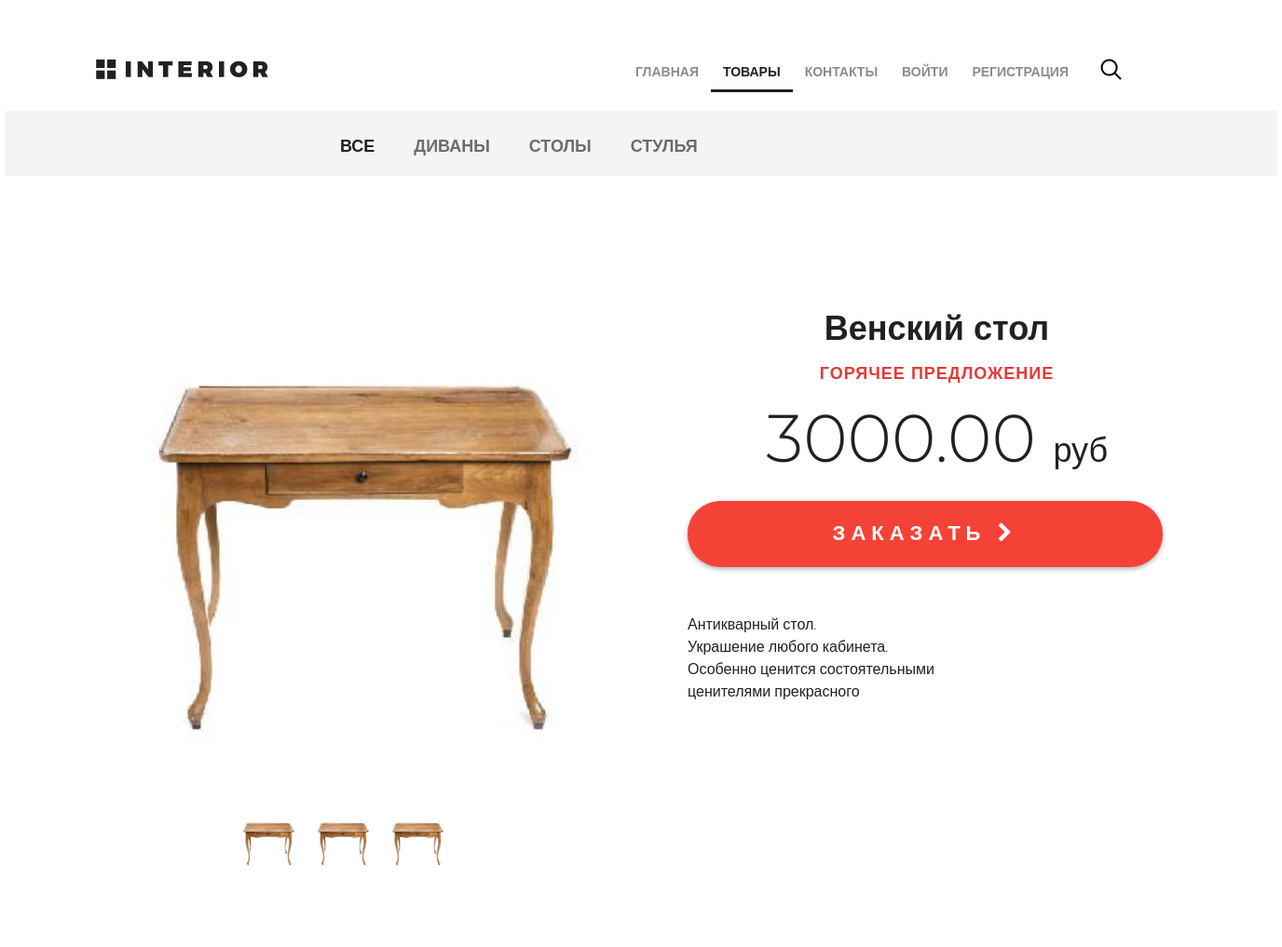
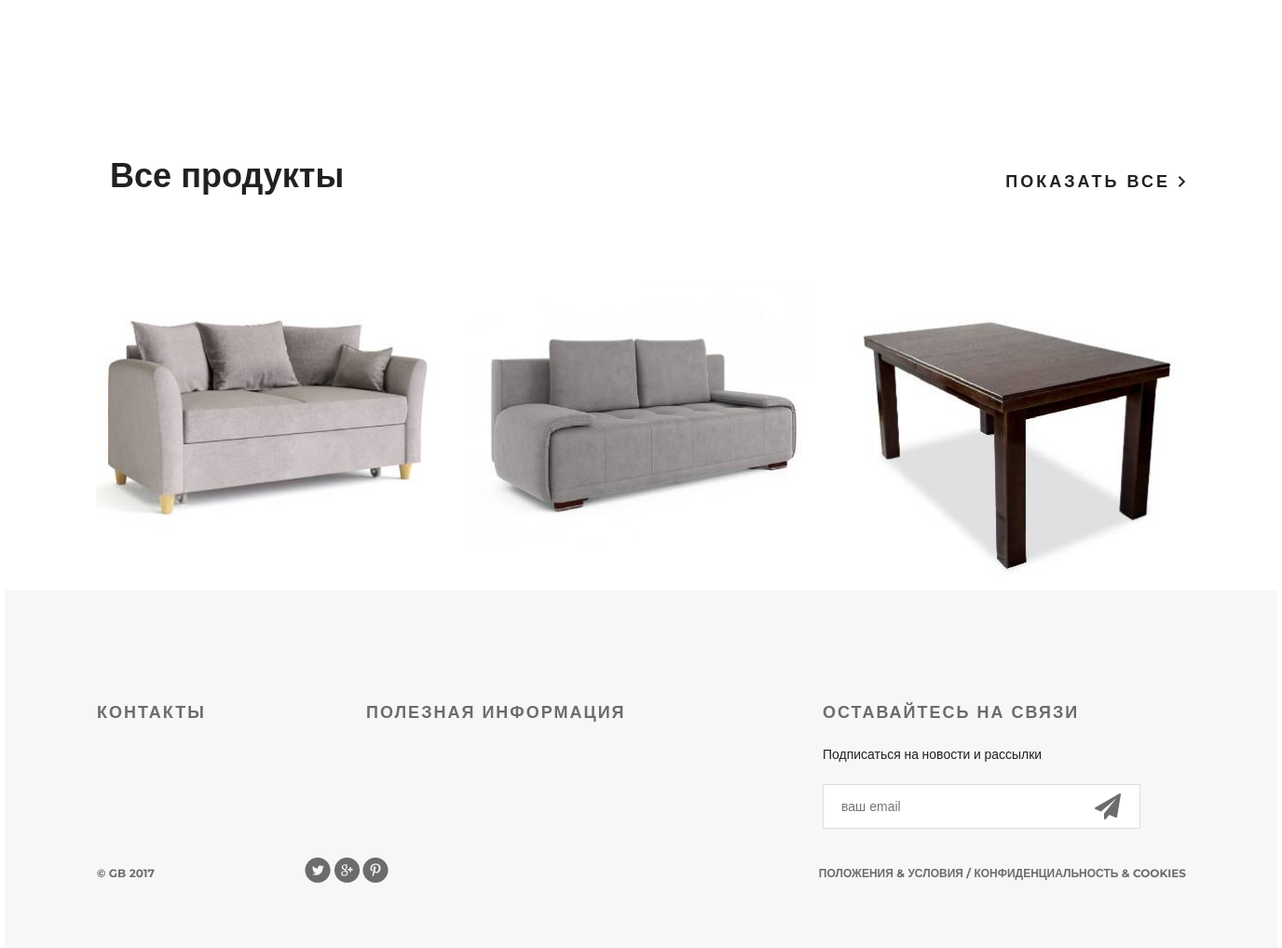
Page /products on the committed database (2 pictures, top to bottom).
### mainapp/models.py (models this page shows, shortened)
class Category(models.Model):
    name = models.CharField(verbose_name='имя категории', max_length=25, unique=True)
    description = models.TextField(verbose_name='описание категории', max_length=140, blank=True)
    is_active = models.BooleanField(default=True)

class Product(models.Model):
    category = models.ForeignKey(Category, verbose_name='категория продукт', on_delete=models.DO_NOTHING)
    name = models.CharField(verbose_name='имя продукта', max_length=25, unique=False)
    description = models.TextField(verbose_name='описание продукта', blank=True)
    image = models.ImageField(verbose_name='изображение продукта', upload_to='product_images')
    price = models.DecimalField(verbose_name='цена продукта', max_digits=10, decimal_places=2, default=0)
    quantity = models.PositiveIntegerField(verbose_name='количество на складе', default=0)
    is_active = models.BooleanField(default=True)

### mainapp/views.py (the view)
# urls.py: path('products', mainapp.products, name='products'),
def products(request):
    categories = Category.objects.all()
    products = Product.objects.all()
    hot_product = random.choice(products)
    products = products.exclude(pk=hot_product.pk)[:3]
    return render(request, 'mainapp/products.html', context={
        'title': 'Магазин: Товары',
        'menu': MENU_LINKS,
        'hot_product': hot_product,
        'products': products,
        'categories': categories,
    })

### mainapp/Templates/mainapp/products.html (shortened to what this page needs)
{% extends 'mainapp/base.html' %}
{% load static %}
{% block content %}
<div class="hero-white">
    {% include 'mainapp/includes/main_menu_inc.html' %}
</div>
<div class="details">
    <div class="links clearfix">
        {% include 'mainapp/includes/categories_menu_inc.html' %}
    </div>
    <div class="details-products">
        <div class="details-slider">
            <div class="slider-product">
                <img src="{{ hot_product.image.url }}">
            </div>
            <div class="slider-control">
                <div class="block">
                    <a href="#"><img src="{{ hot_product.image.url }}" alt="">
                    </a>
                </div>
                <div class="block">
                    <a href="#"><img src="{{ hot_product.image.url }}" alt="">
                    </a>
                </div>
                <div class="block">
                    <a href="#"><img src="{{ hot_product.image.url }}" alt="">
                    </a>
                </div>
            </div>
        </div>
        <div class="description">
            <h3 class="big-bold">{{ hot_product.name }}</h3>
            <h3 class="red">горячее предложение</h3>
            <p class="price"> {{ hot_product.price }} <span>руб</span></p>
            <a href="{% url 'product' hot_product.pk %}" class="red-button">
                заказать <i class="fa fa-chevron-right" aria-hidden="true"></i>
            </a>
            <div class="description-text">{{ hot_product.description | linebreaks }}</div>
        </div>
    </div>
    <div class="related">
        <div class="title clearfix">
            <h2>Все продукты</h2>
            <a class="explore" href="#">показать все <img src="{% static 'img/arrow.png' %}" alt=""></a>
        </div>
        <div class="related-products clearfix">
            {% include 'mainapp/includes/product_list_inc.html' %}
        </div>
    </div>
</div>
{% endblock %}

### mainapp/Templates/mainapp/includes/categories_menu_inc.html
<ul class="links-menu">
    {% with url_name=request.resolver_match.url_name %}
    {% with category_id=request.resolver_match.kwargs.pk %}
    <li><a href="{% url 'products' %}" class="{% if url_name == 'products' %}active{% endif %}">все</a></li>
    {% for category in categories %}
        <li><a href="{% url 'category' category.id %}" class="{% if url_name == 'category' and category_id == category.id %}active{% endif %}">{{ category.name }}</a></li>
    {% endfor %}
    {% endwith %}
    {% endwith %}
</ul>

### mainapp/Templates/mainapp/includes/product_list_inc.html (shortened to what this page needs)
{% load static %}
{% for product in products %}
<div class="block">
    <a href="{% url 'product' product.id %}">
        {% if product.image %}
            <img class="product-image" src="{{ product.image.url }}" alt="{{ product.short_desc }}">
        {% else %}
            <img class="product-image" src="{% static 'img/product-1.jpg' %}" alt="Заглушка">
        {% endif %}
    </a>
</div>
{% endfor %}

### static/css/style.css (style rules this page uses)
* { margin: 0; padding: 0; }
body,footer { font-family: 'Montserrat', sans-serif; }
html, body { height: 100%; }
.explore { text-transform: uppercase; color: #212121; font-size: 18px; font-weight: 700; line-height: 24px; text-align: center; float: right; margin-top: 138px; letter-spacing: 3px; text-decoration: none; }
.big-bold { color: #212121; font-size: 36px; font-weight: 700; text-align: left; margin-bottom: 24px; line-height: 36px; }
.title { height: 152px; margin-right: 15px; }
.title h2 { float: left; margin-top: 118px; color: #212121; font-size: 36px; font-weight: 700; text-align: left; margin-left: 15px; }
.red { text-transform: uppercase; color: #e53935; font-size: 18px; font-weight: 700; text-align: left; letter-spacing: 1px; line-height: 17px; margin-bottom: 22px; }
.hero-white { background-color: #fff; height: 119px; padding-left: 98px; padding-right: 211px; position: relative; }
.links { height: 70px; background-color: #f4f4f4; position: relative; padding-left: 360px; }
.links-menu { margin: 27px auto 0px; position: absolute; }
.links-menu li { float: left; list-style-type: none; padding-right: 42px; }
.links-menu li a { text-decoration: none; color: #6c6c6c; font-size: 18px; font-weight: 700; text-transform: uppercase; }
.links-menu .active { color: #212121; font-size: 18px; font-weight: 700; }
.details-products { padding-left: 98px; padding-right: 98px; margin-top: 98px; height: 651px; }
.details-slider { width: 570px; float: left; margin-right: 30px; }
.slider-product { width: 570px; height: 570px; }
.slider-product img { width: 570px; height: 570px; object-fit: cover; }
.slider-control { width: 420px; height: 70px; margin: 11px auto 0px; padding-left: 150px }
.slider-control .block img { height: 70px; width: 70px; }
.slider-control .block { height: 70px; width: 70px; position: relative; float: left; margin-right: 10px; }
.description { width: 535px; float: right; padding-left: 35px }
.description .big-bold { color: #212121; font-size: 36px; font-weight: 700; text-align: center; margin-top: 47px; margin-bottom: 0px; }
.description .red { text-transform: uppercase; color: #e53935; font-size: 18px; font-weight: 700; text-align: center; letter-spacing: 1px; line-height: 17px; margin-top: 23px; margin-bottom: 36px; }
.description .price { color: #212121; font-size: 72px; font-weight: 300; line-height: 48px; text-align: center; }
.description .price span { color: #212121; font-size: 36px; font-weight: 300; line-height: 48px; text-align: center; }
.red-button { display: block; height: 71px; width: 510px; border-radius: 35px; background-color: #f44336; text-align: center; text-transform: uppercase; text-decoration: none; color: #ffffff; font-size: 22px; font-weight: 700; line-height: 24px; box-shadow: 0px 2px 4.85px 0.15px rgba(33, 33, 33, 0.35); line-height: 70px; letter-spacing: 6px; margin-top: 31px; }
.description-text { margin-top: 50px; color: #212121; font-size: 16px; font-weight: 300; line-height: 24px; text-align: left; }
.description-text p { margin-bottom: 0.5em; }
.related { padding: 0px 98px; }
.related .title { height: 343px; margin-right: 0; }
.related .title h2 { margin-top: 245px; }
.related .title .explore { margin-top: 262px; }
.related-products { margin-bottom: 120px; }
.related-products .block a img { float: left; }
.related-products .block a img.product-image { float: left; width: 368px; }
.related-products .block { float: left; margin-right: 30px; display: block; height: 370px; width: 370px; position: relative; }
.related-products .block:nth-child(3n) { margin-right: 0px; }

### rows in the picture
Category: name "ДИВАНЫ"
Category: name "СТОЛЫ"
Category: name "СТУЛЬЯ"
Product: image (picture), name "Венский стол", price "3000.00", description "Антикварный стол. Украшение любого кабинета. Особенно ценится состоятельными ценителями прекрасного"
Product: image (picture)
Product: image (picture)
Product: image (picture)

### other values in the picture
{{ name }} "ГЛАВНАЯ" "ТОВАРЫ" "КОНТАКТЫ"
